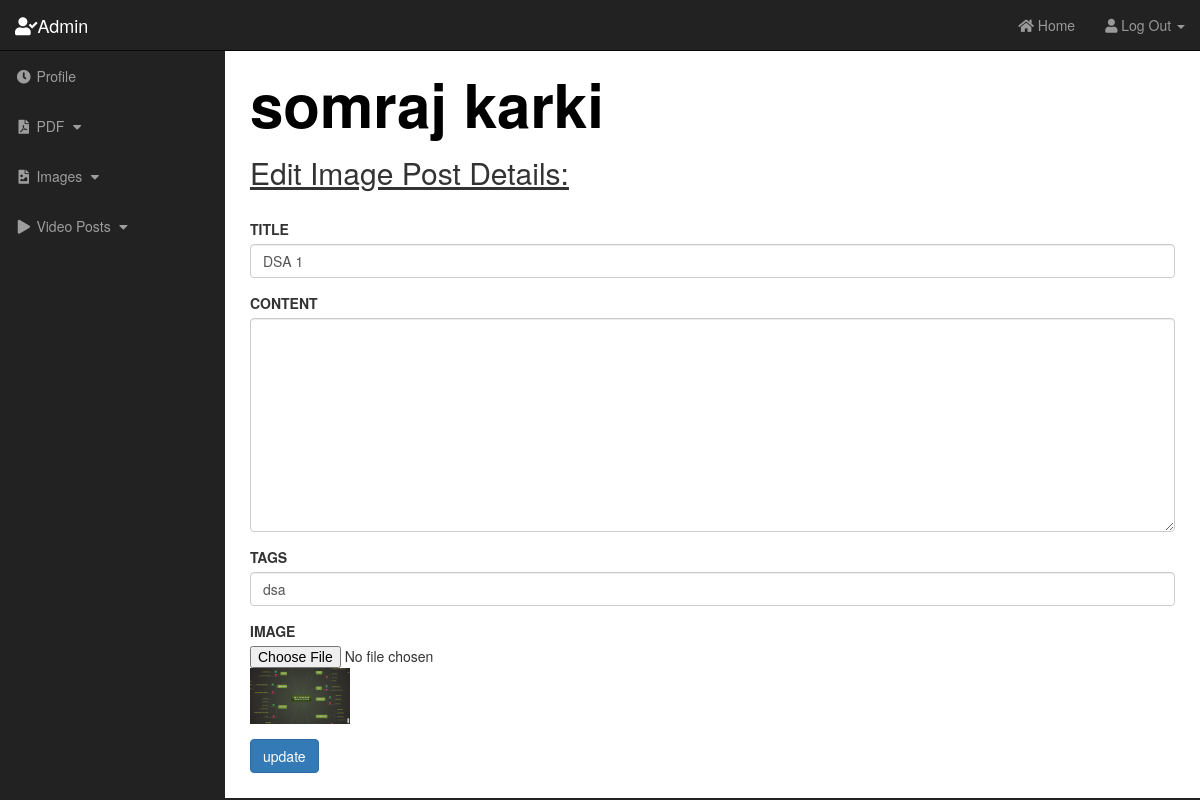
/website/admin/image.php?source=edit_image&p_id=41 (signed in), run on the app's committed database.
### tables this page shows
CREATE TABLE `image` (
  `image_id` int(10) NOT NULL,
  `image_title` varchar(40) NOT NULL,
  `image_name` varchar(20) NOT NULL,
  `image_content` varchar(500) NOT NULL,
  `image_tags` varchar(100) NOT NULL,
  `image_datetime` datetime NOT NULL DEFAULT current_timestamp(),
  `owner` varchar(100) NOT NULL
);

### website/admin/includes/edit_image.php (the view, shortened to what this page needs)
<h2 style="text-decoration:underline">Edit Image Post Details:</h2><br/>
<?php
if (isset($_GET['p_id'])) {
    $the_image_id = $_GET['p_id'];
}
$query = "SELECT * FROM image WHERE image_id= $the_image_id ";
$select_image_by_id = mysqli_query($con, $query);
while ($row = mysqli_fetch_assoc($select_image_by_id)) {
    $image_title = $row['image_title'];
    $image_content = $row['image_content'];
    $image_tags = $row['image_tags'];
    $image_name = $row['image_name'];
}
?>
<form action="" method="post" enctype="multipart/form-data">
    <div class="form-group">
        <label for="image_title"> TITLE</label>
        <input value="<?php echo $image_title; ?>" type="text" class="form-control" name="image_title">
    </div>
    <div class="form-group">
        <label for="image_content"> CONTENT</label>
        <textarea class="form-control" name="image_content" cols="30" rows="10"><?php echo $image_content; ?></textarea>
    </div>
    <div class="form-group">
        <label for="image_tags"> TAGS</label>
        <input value="<?php echo $image_tags; ?>" type="text" class="form-control" name="image_tags">
    </div>
    <div class="form-group">
        <label for="image_name"> IMAGE</label> <br/>
       <input type="file" accept="image/jpeg, .jpg" name="image">
        <img width="100px" src="../images/<?php echo $image_name; ?>" alt="">
    </div>
    <div class="form-group">
        <input type="submit" class="btn btn-primary" name="update_image" value="update">
    </div>
</form>

### website/admin/css/admin.css (style rules this page uses)
body { margin-top: 100px; background-color: #222; }
@media (min-width:768px) { body { margin-top: 50px; } }

### data on the page
image: image_title "DSA 1", image_tags "dsa", image_name (picture)

### other printed values
$_SESSION["adminfn"] "somraj"
$_SESSION["adminln"] "karki"
